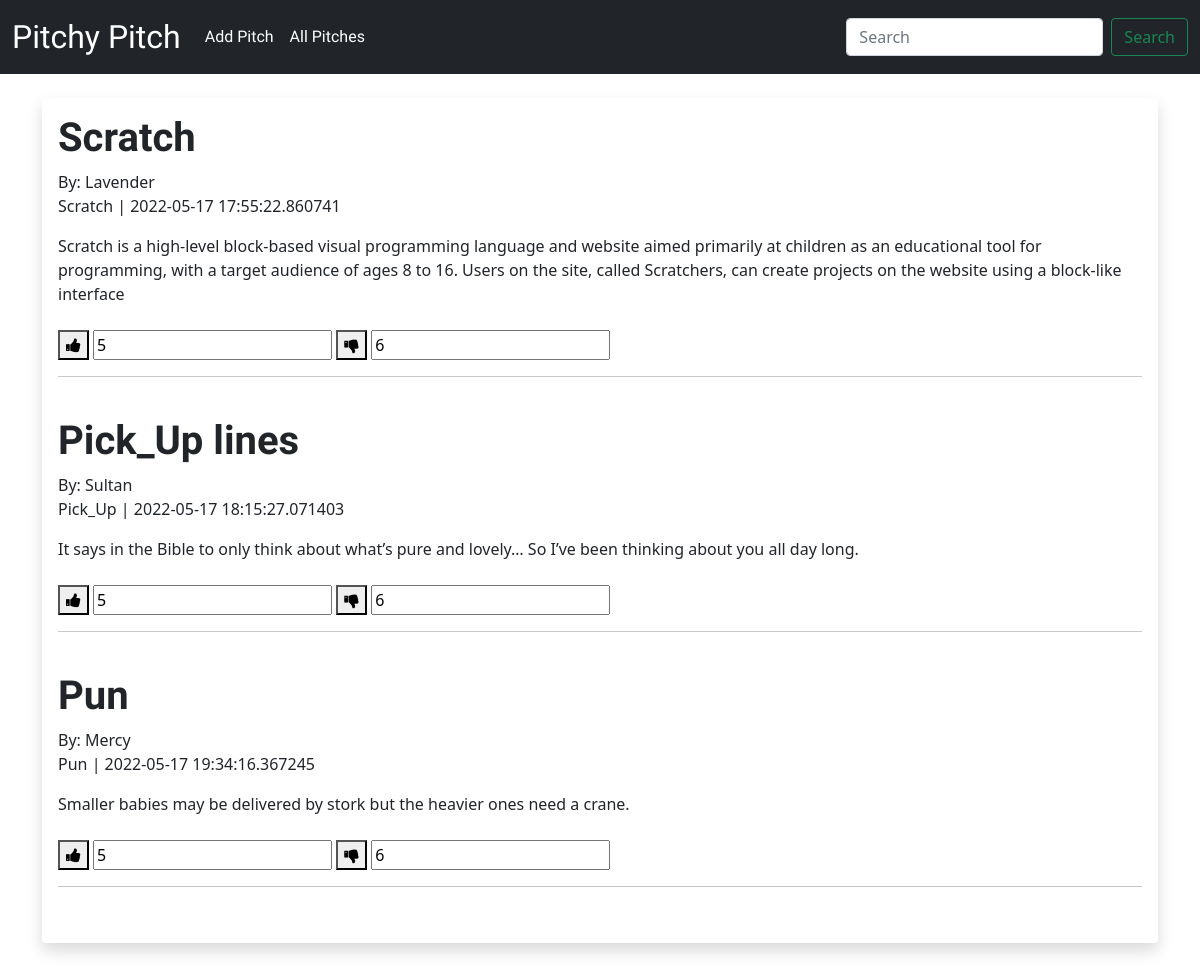
The page /posts on the database its author committed.
### app.py (models this page shows)
class Posts(db.Model):
    id = db.Column(db.Integer, primary_key=True)
    title = db.Column(db.String(255))
    content = db.Column(db.Text)
    author = db.Column(db.String(255))
    date_posted = db.Column(db.DateTime, default=datetime.utcnow)
    slug = db.Column(db.String(255))

### app.py (the view)
@app.route('/posts')
def posts():
    posts = Posts.query.order_by(Posts.date_posted)
    return render_template("pitches.html", posts=posts)

### templates/pitches.html (shortened to what this page needs)
{% extends 'base.html' %}
{% block content %}
<div class="shadow p-3 mb-5 bg-body rounded">
{% for post in posts %}
  <h1 style="font-family: 'Tangerine', cursive; font-weight: bold;">{{ post.title }}<br/></h1>
  By: {{ post.author }}<br/>
  <p>{{ post.slug }} | {{ post.date_posted }}<br/></p>
  {{ post.content }}<br/><br/>
    <button id="likebtn">
      <i class="fa fa-thumbs-up" aria-hidden="true"></i>
    </button>
    <input type="number" id="input1" value="5">
    <button id="dislikebtn">
      <i class="fa fa-thumbs-down" aria-hidden="true"></i>
  </button>
  <input type="number" id="input2" value="6">
  <hr><br/>
{% endfor %}
{% endblock %}

### templates/base.html (shortened to what this page needs)
<!doctype html>
<html lang="en">
  <head>
    <link rel="stylesheet" href="https://cdnjs.cloudflare.com/ajax/libs/font-awesome/4.7.0/css/font-awesome.min.css">    <link href="https://cdn.jsdelivr.net/npm/bootstrap@5.1.3/dist/css/bootstrap.min.css" rel="stylesheet">
  </head>
  <body>
      {% include 'navbar.html' %}
      <br/>
      <div class="container">
        {% block content %}
        {% endblock %}
      </div>
  </body>
</html>

### templates/navbar.html (shortened to what this page needs)
<nav class="navbar navbar-expand-lg navbar-dark bg-dark">
    <div class="container-fluid">
      <a class="navbar-brand" href="{{ url_for('index')}}" style="font-family: 'Lobster', cursive; font-size:xx-large">Pitchy Pitch</a>
      <div class="collapse navbar-collapse" id="navbarSupportedContent">
        <ul class="navbar-nav me-auto mb-2 mb-lg-0">
          <li class="nav-item">
            <a class="nav-link active" style="font-family: 'Lobster', cursive;" href="{{ url_for('login_post') }}" >Add Pitch</a>
          </li>
          <li class="nav-item">
            <a class="nav-link active"  style="font-family: 'Lobster', cursive;" href="{{ url_for('posts') }}">All Pitches</a>
          </li>
        </ul>
        <form class="d-flex">
          <input class="form-control me-2" type="search" placeholder="Search" aria-label="Search">
          <button class="btn btn-outline-success" type="submit">Search</button>
        </form>
      </div>
    </div>
  </nav>

### rows shown on the page
Posts: title "Scratch", author "Lavender", slug "Scratch", date_posted "2022-05-17 17:55:22.860741", content "Scratch is a high-level block-based visual programming language and website aimed primarily at children as an educational tool for programming, with a target audience of ages 8 to 16. Users on the site, called Scratchers, can create projects on the website using a block-like interface"
Posts: title "Pick_Up lines", author "Sultan", slug "Pick_Up", date_posted "2022-05-17 18:15:27.071403", content "It says in the Bible to only think about what’s pure and lovely… So I’ve been thinking about you all day long."
Posts: title "Pun", author "Mercy", slug "Pun", date_posted "2022-05-17 19:34:16.367245", content "Smaller babies may be delivered by stork but the heavier ones need a crane."
